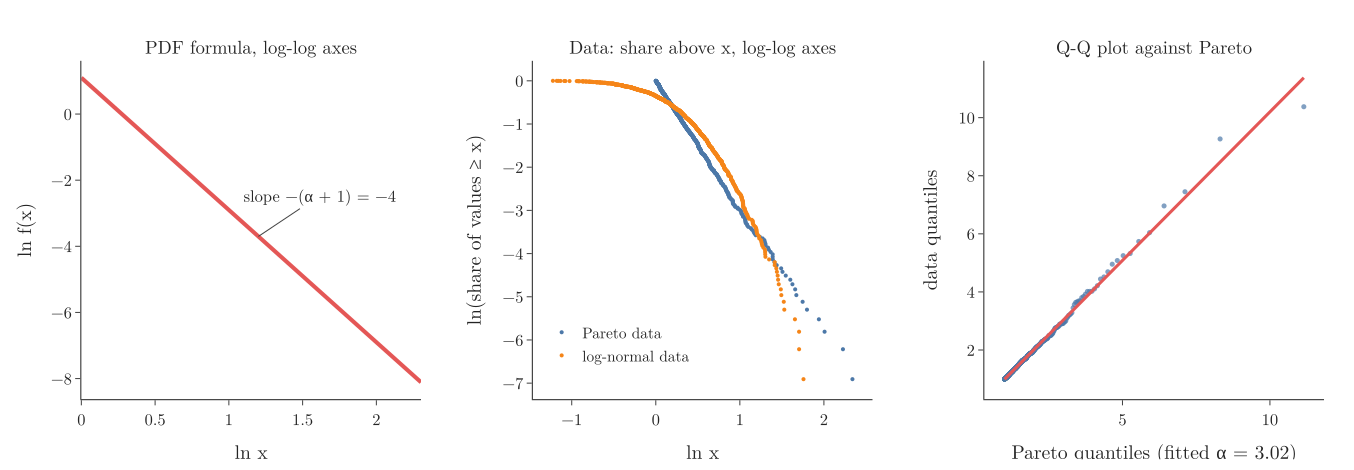

Reproduce this figure in Python.
"""Is it Pareto? Left: the Pareto PDF on log-log axes is a straight line with slope -(alpha + 1).
Middle: for data, the share of values above x (the survival function) on log-log axes: straight for 1,000 Pareto
values, curved for 1,000 log-normal values. Right: Q-Q plot of the Pareto values against a fitted Pareto."""
from pathlib import Path
import numpy as np
from plotly.subplots import make_subplots
from scipy import stats

here = Path(__file__).parent
BLUE, ORANGE, RED = "#4C78A8", "#F58518", "#E45756"
rng = np.random.default_rng(42)
par = stats.pareto.rvs(3, size=1000, random_state=rng)
logn = rng.lognormal(0.3, 0.5, 1000)
fig = make_subplots(rows=1, cols=3, horizontal_spacing=0.09,
                    subplot_titles=["PDF formula, log-log axes", "Data: share above x, log-log axes",
                                    "Q-Q plot against Pareto"])
x = np.linspace(1, 10, 200)
fig.add_scatter(x=np.log(x), y=np.log(stats.pareto(3).pdf(x)), mode="lines", showlegend=False, line=dict(color=RED, width=4),
                row=1, col=1)
fig.add_annotation(x=1.2, y=np.log(stats.pareto(3).pdf(np.exp(1.2))), text="slope −(α + 1) = −4", ax=60, ay=-40,
                   font=dict(size=16), row=1, col=1)
for data, name, colour in ((par, "Pareto data", BLUE), (logn, "log-normal data", ORANGE)):
    s = np.sort(data)
    surv = 1 - np.arange(len(s)) / len(s)                   # share of values >= each sorted value
    fig.add_scatter(x=np.log(s), y=np.log(surv), mode="markers", name=name, marker=dict(color=colour, size=4),
                    row=1, col=2)
b, loc, scale = stats.pareto.fit(par, floc=0)
(osm, osr), (slope, icpt, _) = stats.probplot(par, dist=stats.pareto, sparams=(b, loc, scale))
fig.add_scatter(x=osm, y=osr, mode="markers", showlegend=False, marker=dict(color=BLUE, size=5, opacity=0.7),
                row=1, col=3)
fig.add_scatter(x=[osm.min(), osm.max()], y=icpt + slope * np.array([osm.min(), osm.max()]), mode="lines",
                showlegend=False, line=dict(color=RED, width=3), row=1, col=3)
fig.update_xaxes(title_text="ln x", row=1, col=1)
fig.update_yaxes(title_text="ln f(x)", row=1, col=1)
fig.update_xaxes(title_text="ln x", row=1, col=2)
fig.update_yaxes(title_text="ln(share of values ≥ x)", row=1, col=2)
fig.update_xaxes(title_text=f"Pareto quantiles (fitted α = {b:.2f})", row=1, col=3)
fig.update_yaxes(title_text="data quantiles", row=1, col=3)
fig.update_annotations(selector=dict(xref="paper"), font_size=18)
fig.update_layout(template="simple_white", width=1300, height=450,
                  legend=dict(x=0.37, y=0.08, font=dict(size=15), bgcolor="rgba(255,255,255,0.8)"),
                  font=dict(family="Latin Modern Roman", size=16), margin=dict(l=60, r=20, t=50, b=50))
fig.write_image(here / "pareto_check.png", scale=2)
fig.write_image(here / "pareto_check.pdf")
